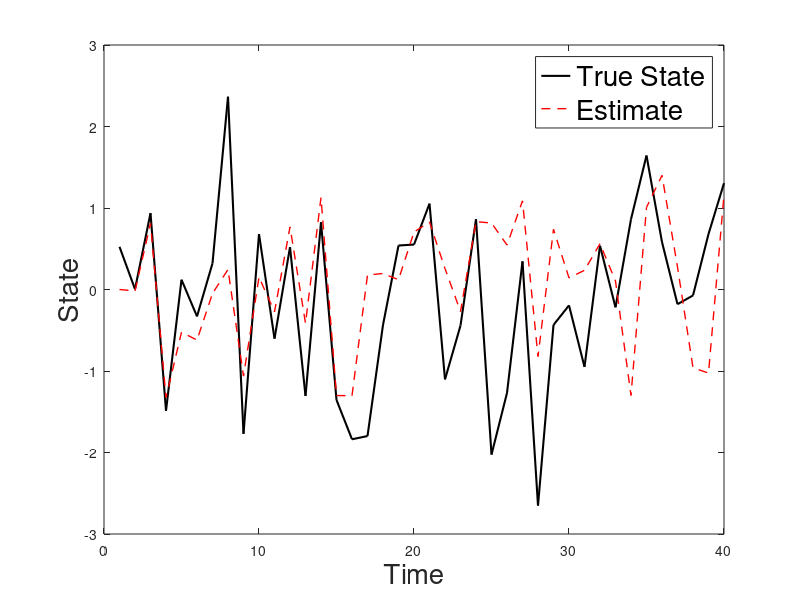

This figure's MATLAB source:
clear all
close all
clc

% TWO STAGE PARTICLE FILTER__________________________________________
% SSM:
% x(t) = C*g( x(t-1) ) + Gaussian noise
% y(t) = H*exp( x(t)/2 ) + Gaussian noise


% Create data
% Time series length
T = 40;

% State dimension
dx = 20;
dy = 10;

% State, Observation, and Proposal noise
var_x = 1;
var_y = 0.1;
var = 1;

% State and observation coeff
C = unifrnd(-0.1,0.1, dx,dx);
H = unifrnd(-2, 2, dy, dx);

for j = 1:dx
    idx = setdiff(datasample(1:dx, round(0.3*dx)), j);
    C(j,idx) = 0;
end

for j=1:dy
    idx = setdiff(datasample(1:dx, round(0.1*dx)), j);
    H(j,idx) = 0;
end

% State transition and observation functions
g = @(x) 1./(1 + exp(-x));
%h = @(x) exp(-0.5*x);
h = @(x) x;

% Initialize arrays for true state x and observation y
x = zeros(dx, T);
y = zeros(dy, T);
x(:,1) = rand(dx,1);

% Time series data
for t = 2:T
    x(:,t) = C*g(x(:,t-1)) + mvnrnd(zeros(1,dx), var_x*eye(dx))';
    y(:,t) = H*h(x(:,t)) + mvnrnd(zeros(1,dy), var_y*eye(dy))';
end

% TPF settings
M = 400;
beta = 0.2;

% Initialize 
x_particles = rand(dx,M);
x_old = x_particles;
x_est = zeros(dx, T);

for t=2:T

    % FIRST STAGE
    % Propose iniital particles based on model transition
    for m = 1:M
        tr_mean(:,m) = C*g(x_old(:,m));
        x_particles(:,m) = mvnrnd(tr_mean(:,m), var_x*eye(dx))';
    end

    x_predicted = mean(x_particles,2);
    states_idx = 1:dx;

%     % Modify proposal
    for j = 1:dy

        % Compute topology weights
        rowH = abs(H(j,states_idx));
        wH = rowH./sum(rowH);

        if (sum(rowH) == 0)
            len = length(states_idx);
            k = datasample(states_idx, 1, 'Weights', ones(1,len)./len);
        else
        % Choose a random dimension
            k = datasample(states_idx, 1, 'Weights',wH);
        end
      
        for m = 1:M
            x_predicted(k) = x_particles(k,m);
            % Compute likelihood
            % - 0.5*log(2*pi*var_y)
            ln_p(m) = - (0.5/var_y)*(y(j,t) - H(j,:)*h(x_predicted) ).^2;
        end 
        p = exp(ln_p - max(ln_p));

        % Find max
        if (length(find(p == max(p))) ~= 1)
            m_star(j) = datasample(1:M, 1);
        else
            m_star(j) = find(p == max(p));
        end

        % Find max
        m_star(j) = find(p == max(p));

        % Form proposed mean from particles with ML
        x_predicted(k) = x_particles(k, m_star(j));
        states_idx = setdiff(states_idx, k);
    end   

    % SECOND STAGE
    % Propose new particles
    for m = 1:M
        % New mean
        new_mean = beta*x_predicted + (1 - beta)*tr_mean(:,m);
        new_var = beta^2*var_x + (1- beta)^2*var;
        x_particles(:,m) = mvnrnd(new_mean, new_var*eye(dx))';

        ln_l(m) = - 0.5*dx*log(2*pi*var_y) - (0.5/var_y)*sum( (y(:,t) - H*h(x_particles(:,m)) ).^2 ) ;
        ln_t(m) = - 0.5*dx*log(2*pi*var_x) - (0.5/var_x)*sum( (x_particles(:,m) - tr_mean(:,m) ).^2 ) ;
        ln_q(m) = - 0.5*dx*log(2*pi*new_var) - (0.5/new_var)*sum( (x_particles(:,m) - new_mean ).^2 ) ;  

        ln_w(m) = ln_l(m) + ln_t(m) - ln_q(m);
    end

    w = exp(ln_w - max(ln_w));
    w = w./sum(w);


    % Resample
    idx = datasample(1:M, M, 'Weights',w);

    % Set new particles
    x_particles = x_particles(:,idx);
    x_old = x_particles;
    x_est(:,t) = mean(x_particles,2);


end

mse = (sum(sum( (x_est - x).^2 ))/(dx*T))

% Plot trajectory of random state
j = datasample(1:dx, 1);
plot(x(j,:), 'k', 'LineWidth',1.5)
hold on
plot(x_est(j,:), 'r', 'LineStyle','--', 'LineWidth',1)
xlabel('Time', 'FontSize',20)
ylabel('State', 'FontSize',20)
legend('True State', 'Estimate', 'FontSize', 20)













